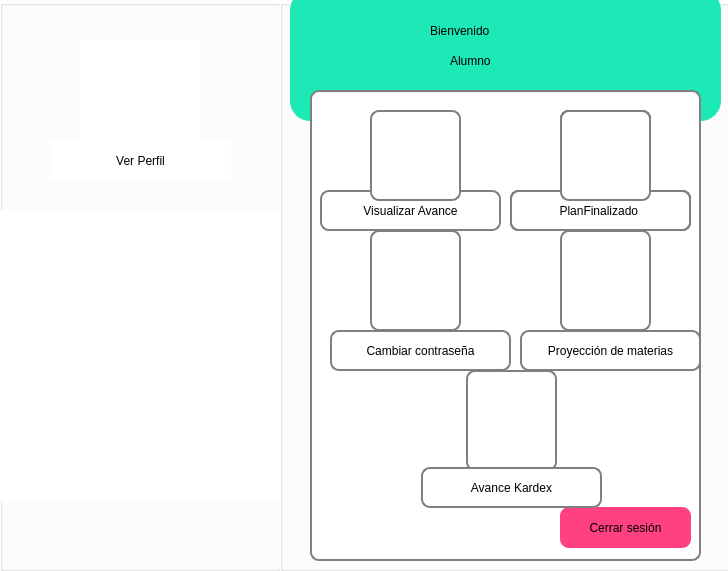
<?xml version="1.0" encoding="UTF-8"?>
<ui version="4.0">
 <class>alumno</class>
 <widget class="QDialog" name="alumno">
  <property name="geometry">
   <rect>
    <x>0</x>
    <y>0</y>
    <width>728</width>
    <height>571</height>
   </rect>
  </property>
  <property name="windowTitle">
   <string>Dialog</string>
  </property>
  <property name="windowIcon">
   <iconset resource="SRC.qrc">
    <normaloff>:/Images/1490820813-6_82408.png</normaloff>:/Images/1490820813-6_82408.png</iconset>
  </property>
  <property name="styleSheet">
   <string notr="true">background-color: rgb(255, 255, 255);</string>
  </property>
  <widget class="QGroupBox" name="groupBox">
   <property name="geometry">
    <rect>
     <x>0</x>
     <y>0</y>
     <width>281</width>
     <height>571</height>
    </rect>
   </property>
   <property name="title">
    <string/>
   </property>
   <widget class="QLabel" name="label">
    <property name="geometry">
     <rect>
      <x>0</x>
      <y>210</y>
      <width>281</width>
      <height>291</height>
     </rect>
    </property>
    <property name="text">
     <string/>
    </property>
    <property name="pixmap">
     <pixmap resource="SRC.qrc">:/Images/skill_102344.png</pixmap>
    </property>
    <property name="scaledContents">
     <bool>true</bool>
    </property>
   </widget>
   <widget class="QLabel" name="Foto">
    <property name="geometry">
     <rect>
      <x>80</x>
      <y>40</y>
      <width>121</width>
      <height>121</height>
     </rect>
    </property>
    <property name="text">
     <string/>
    </property>
    <property name="pixmap">
     <pixmap resource="SRC.qrc">:/Images/foldertealphoto_92861.png</pixmap>
    </property>
    <property name="scaledContents">
     <bool>true</bool>
    </property>
   </widget>
   <widget class="QPushButton" name="Cambiar_Foto">
    <property name="enabled">
     <bool>true</bool>
    </property>
    <property name="geometry">
     <rect>
      <x>80</x>
      <y>40</y>
      <width>111</width>
      <height>111</height>
     </rect>
    </property>
    <property name="styleSheet">
     <string notr="true">       background:transparent;
       border:none;
       outline:none;
</string>
    </property>
    <property name="text">
     <string/>
    </property>
   </widget>
   <widget class="QLabel" name="Ver_Perfil">
    <property name="geometry">
     <rect>
      <x>50</x>
      <y>140</y>
      <width>181</width>
      <height>41</height>
     </rect>
    </property>
    <property name="styleSheet">
     <string notr="true">font: 75 12pt &quot;Berlin Sans FB Demi&quot;;</string>
    </property>
    <property name="text">
     <string>Ver Perfil</string>
    </property>
    <property name="alignment">
     <set>Qt::AlignCenter</set>
    </property>
   </widget>
  </widget>
  <widget class="QGroupBox" name="groupBox_2">
   <property name="geometry">
    <rect>
     <x>280</x>
     <y>0</y>
     <width>451</width>
     <height>571</height>
    </rect>
   </property>
   <property name="title">
    <string/>
   </property>
   <widget class="QLabel" name="Alumno">
    <property name="geometry">
     <rect>
      <x>170</x>
      <y>40</y>
      <width>121</width>
      <height>41</height>
     </rect>
    </property>
    <property name="styleSheet">
     <string notr="true">font: 75 25pt &quot;Berlin Sans FB Demi&quot;;
background:transparent;

</string>
    </property>
    <property name="text">
     <string>Alumno</string>
    </property>
   </widget>
   <widget class="QLabel" name="label_5">
    <property name="geometry">
     <rect>
      <x>150</x>
      <y>10</y>
      <width>171</width>
      <height>41</height>
     </rect>
    </property>
    <property name="styleSheet">
     <string notr="true">font: 75 25pt &quot;Berlin Sans FB Demi&quot;;
background:transparent;

</string>
    </property>
    <property name="text">
     <string>Bienvenido </string>
    </property>
   </widget>
   <widget class="QLabel" name="label_3">
    <property name="geometry">
     <rect>
      <x>10</x>
      <y>0</y>
      <width>81</width>
      <height>71</height>
     </rect>
    </property>
    <property name="styleSheet">
     <string notr="true">background-color: transparent</string>
    </property>
    <property name="text">
     <string/>
    </property>
    <property name="pixmap">
     <pixmap resource="SRC.qrc">:/Images/pencils_120694.png</pixmap>
    </property>
    <property name="scaledContents">
     <bool>true</bool>
    </property>
   </widget>
   <widget class="QLabel" name="label_4">
    <property name="geometry">
     <rect>
      <x>360</x>
      <y>0</y>
      <width>81</width>
      <height>71</height>
     </rect>
    </property>
    <property name="styleSheet">
     <string notr="true">background-color: transparent</string>
    </property>
    <property name="text">
     <string/>
    </property>
    <property name="pixmap">
     <pixmap resource="SRC.qrc">:/Images/laptop-1_102326.png</pixmap>
    </property>
    <property name="scaledContents">
     <bool>true</bool>
    </property>
   </widget>
   <widget class="QGroupBox" name="groupBox_4">
    <property name="geometry">
     <rect>
      <x>30</x>
      <y>90</y>
      <width>391</width>
      <height>471</height>
     </rect>
    </property>
    <property name="styleSheet">
     <string notr="true">background-color: rgb(255, 255, 255);
  border: 2px solid gray;
    border-radius: 9px;
    margin-top: 0.5em;</string>
    </property>
    <property name="title">
     <string/>
    </property>
    <widget class="QLabel" name="Visualizar_Avance">
     <property name="geometry">
      <rect>
       <x>10</x>
       <y>100</y>
       <width>181</width>
       <height>41</height>
      </rect>
     </property>
     <property name="styleSheet">
      <string notr="true">font: 75 12pt &quot;Berlin Sans FB Demi&quot;;</string>
     </property>
     <property name="text">
      <string>Visualizar Avance</string>
     </property>
     <property name="alignment">
      <set>Qt::AlignCenter</set>
     </property>
    </widget>
    <widget class="QLabel" name="Marcar_Materias">
     <property name="geometry">
      <rect>
       <x>200</x>
       <y>100</y>
       <width>181</width>
       <height>41</height>
      </rect>
     </property>
     <property name="styleSheet">
      <string notr="true">font: 75 12pt &quot;Berlin Sans FB Demi&quot;;</string>
     </property>
     <property name="text">
      <string>Marcar Mat.Por Cursar</string>
     </property>
     <property name="alignment">
      <set>Qt::AlignCenter</set>
     </property>
    </widget>
    <widget class="QLabel" name="Cambiar_Contrasena">
     <property name="geometry">
      <rect>
       <x>20</x>
       <y>240</y>
       <width>181</width>
       <height>41</height>
      </rect>
     </property>
     <property name="styleSheet">
      <string notr="true">font: 75 12pt &quot;Berlin Sans FB Demi&quot;;</string>
     </property>
     <property name="text">
      <string>Cambiar contraseña</string>
     </property>
     <property name="alignment">
      <set>Qt::AlignCenter</set>
     </property>
    </widget>
    <widget class="QPushButton" name="Cerrar_Sesion">
     <property name="geometry">
      <rect>
       <x>250</x>
       <y>417</y>
       <width>131</width>
       <height>41</height>
      </rect>
     </property>
     <property name="mouseTracking">
      <bool>true</bool>
     </property>
     <property name="focusPolicy">
      <enum>Qt::ClickFocus</enum>
     </property>
     <property name="styleSheet">
      <string notr="true">background-color: #FF4081;
font: 14pt 75 &quot;Times New Roman&quot;;
border:none;
hover!pressed:border: 5px solid blue;
</string>
     </property>
     <property name="text">
      <string>Cerrar sesión</string>
     </property>
     <property name="flat">
      <bool>false</bool>
     </property>
    </widget>
    <widget class="QLabel" name="Avance">
     <property name="geometry">
      <rect>
       <x>60</x>
       <y>20</y>
       <width>91</width>
       <height>91</height>
      </rect>
     </property>
     <property name="text">
      <string/>
     </property>
     <property name="pixmap">
      <pixmap resource="SRC.qrc">:/Images/checklist_25365.png</pixmap>
     </property>
     <property name="scaledContents">
      <bool>true</bool>
     </property>
    </widget>
    <widget class="QLabel" name="Marcar">
     <property name="geometry">
      <rect>
       <x>250</x>
       <y>20</y>
       <width>91</width>
       <height>91</height>
      </rect>
     </property>
     <property name="text">
      <string/>
     </property>
     <property name="pixmap">
      <pixmap resource="SRC.qrc">:/Images/checklist_102320.png</pixmap>
     </property>
     <property name="scaledContents">
      <bool>true</bool>
     </property>
    </widget>
    <widget class="QLabel" name="Contrasena">
     <property name="geometry">
      <rect>
       <x>60</x>
       <y>140</y>
       <width>91</width>
       <height>101</height>
      </rect>
     </property>
     <property name="text">
      <string/>
     </property>
     <property name="pixmap">
      <pixmap resource="SRC.qrc">:/Images/door_internet_key_lock_password_safe_security_icon_127075.png</pixmap>
     </property>
     <property name="scaledContents">
      <bool>true</bool>
     </property>
    </widget>
    <widget class="QPushButton" name="Cambio_al">
     <property name="geometry">
      <rect>
       <x>60</x>
       <y>150</y>
       <width>91</width>
       <height>81</height>
      </rect>
     </property>
     <property name="styleSheet">
      <string notr="true">
       background:transparent;
       border:none;
       outline:none;
</string>
     </property>
     <property name="text">
      <string/>
     </property>
    </widget>
    <widget class="QPushButton" name="Cambio_al_2">
     <property name="geometry">
      <rect>
       <x>250</x>
       <y>30</y>
       <width>91</width>
       <height>81</height>
      </rect>
     </property>
     <property name="styleSheet">
      <string notr="true">
       background:transparent;
       border:none;
       outline:none;
</string>
     </property>
     <property name="text">
      <string/>
     </property>
    </widget>
    <widget class="QPushButton" name="Cambio_al_3">
     <property name="geometry">
      <rect>
       <x>60</x>
       <y>30</y>
       <width>91</width>
       <height>81</height>
      </rect>
     </property>
     <property name="styleSheet">
      <string notr="true">
       background:transparent;
       border:none;
       outline:none;
</string>
     </property>
     <property name="text">
      <string/>
     </property>
    </widget>
    <widget class="QLabel" name="Marcar_2">
     <property name="geometry">
      <rect>
       <x>250</x>
       <y>20</y>
       <width>91</width>
       <height>91</height>
      </rect>
     </property>
     <property name="text">
      <string/>
     </property>
     <property name="pixmap">
      <pixmap resource="SRC.qrc">:/Images/checklist_102320.png</pixmap>
     </property>
     <property name="scaledContents">
      <bool>true</bool>
     </property>
    </widget>
    <widget class="QLabel" name="Marcar_Materias_2">
     <property name="geometry">
      <rect>
       <x>200</x>
       <y>100</y>
       <width>181</width>
       <height>41</height>
      </rect>
     </property>
     <property name="styleSheet">
      <string notr="true">font: 75 12pt &quot;Berlin Sans FB Demi&quot;;</string>
     </property>
     <property name="text">
      <string>Marcar Mat.Aprobadas</string>
     </property>
     <property name="alignment">
      <set>Qt::AlignCenter</set>
     </property>
    </widget>
    <widget class="QLabel" name="Marcar_3">
     <property name="geometry">
      <rect>
       <x>250</x>
       <y>20</y>
       <width>91</width>
       <height>91</height>
      </rect>
     </property>
     <property name="text">
      <string/>
     </property>
     <property name="pixmap">
      <pixmap resource="SRC.qrc">:/Images/checklist_102320.png</pixmap>
     </property>
     <property name="scaledContents">
      <bool>true</bool>
     </property>
    </widget>
    <widget class="QLabel" name="Marcar_Materias_3">
     <property name="geometry">
      <rect>
       <x>200</x>
       <y>100</y>
       <width>181</width>
       <height>41</height>
      </rect>
     </property>
     <property name="styleSheet">
      <string notr="true">font: 75 12pt &quot;Berlin Sans FB Demi&quot;;</string>
     </property>
     <property name="text">
      <string>Marcar Mat.Cursando</string>
     </property>
     <property name="alignment">
      <set>Qt::AlignCenter</set>
     </property>
    </widget>
    <widget class="QPushButton" name="Cambio_al_4">
     <property name="geometry">
      <rect>
       <x>250</x>
       <y>30</y>
       <width>91</width>
       <height>81</height>
      </rect>
     </property>
     <property name="styleSheet">
      <string notr="true">
       background:transparent;
       border:none;
       outline:none;
</string>
     </property>
     <property name="text">
      <string/>
     </property>
    </widget>
    <widget class="QPushButton" name="Cambio_al_5">
     <property name="enabled">
      <bool>true</bool>
     </property>
     <property name="geometry">
      <rect>
       <x>250</x>
       <y>30</y>
       <width>91</width>
       <height>81</height>
      </rect>
     </property>
     <property name="styleSheet">
      <string notr="true">
       background:transparent;
       border:none;
       outline:none;
</string>
     </property>
     <property name="text">
      <string/>
     </property>
    </widget>
    <widget class="QLabel" name="Avance_2">
     <property name="geometry">
      <rect>
       <x>250</x>
       <y>140</y>
       <width>91</width>
       <height>101</height>
      </rect>
     </property>
     <property name="text">
      <string/>
     </property>
     <property name="pixmap">
      <pixmap resource="SRC.qrc">:/Images/checklist_25365.png</pixmap>
     </property>
     <property name="scaledContents">
      <bool>true</bool>
     </property>
    </widget>
    <widget class="QLabel" name="Visualizar_Avance_2">
     <property name="geometry">
      <rect>
       <x>210</x>
       <y>240</y>
       <width>181</width>
       <height>41</height>
      </rect>
     </property>
     <property name="styleSheet">
      <string notr="true">font: 75 12pt &quot;Berlin Sans FB Demi&quot;;</string>
     </property>
     <property name="text">
      <string>Proyección de materias</string>
     </property>
     <property name="alignment">
      <set>Qt::AlignCenter</set>
     </property>
    </widget>
    <widget class="QPushButton" name="Cambio_al_6">
     <property name="geometry">
      <rect>
       <x>252</x>
       <y>148</y>
       <width>91</width>
       <height>81</height>
      </rect>
     </property>
     <property name="styleSheet">
      <string notr="true">
       background:transparent;
       border:none;
       outline:none;
</string>
     </property>
     <property name="text">
      <string/>
     </property>
    </widget>
    <widget class="QLabel" name="Contrasena_2">
     <property name="geometry">
      <rect>
       <x>156</x>
       <y>280</y>
       <width>91</width>
       <height>101</height>
      </rect>
     </property>
     <property name="text">
      <string/>
     </property>
     <property name="pixmap">
      <pixmap resource="SRC.qrc">:/Images/cv_102350.png</pixmap>
     </property>
     <property name="scaledContents">
      <bool>true</bool>
     </property>
    </widget>
    <widget class="QLabel" name="Visualizar_Avance_3">
     <property name="geometry">
      <rect>
       <x>111</x>
       <y>377</y>
       <width>181</width>
       <height>41</height>
      </rect>
     </property>
     <property name="styleSheet">
      <string notr="true">font: 75 12pt &quot;Berlin Sans FB Demi&quot;;</string>
     </property>
     <property name="text">
      <string>Avance Kardex</string>
     </property>
     <property name="alignment">
      <set>Qt::AlignCenter</set>
     </property>
    </widget>
    <widget class="QPushButton" name="Cambio_al_7">
     <property name="geometry">
      <rect>
       <x>156</x>
       <y>293</y>
       <width>91</width>
       <height>81</height>
      </rect>
     </property>
     <property name="styleSheet">
      <string notr="true">
       background:transparent;
       border:none;
       outline:none;
</string>
     </property>
     <property name="text">
      <string/>
     </property>
    </widget>
    <widget class="QLabel" name="enproceso">
     <property name="geometry">
      <rect>
       <x>250</x>
       <y>20</y>
       <width>91</width>
       <height>91</height>
      </rect>
     </property>
     <property name="text">
      <string/>
     </property>
     <property name="pixmap">
      <pixmap resource="SRC.qrc">:/Images/bolt_23731.png</pixmap>
     </property>
     <property name="scaledContents">
      <bool>true</bool>
     </property>
    </widget>
    <widget class="QLabel" name="enprocesotext">
     <property name="geometry">
      <rect>
       <x>200</x>
       <y>100</y>
       <width>181</width>
       <height>41</height>
      </rect>
     </property>
     <property name="styleSheet">
      <string notr="true">font: 75 12pt &quot;Berlin Sans FB Demi&quot;;</string>
     </property>
     <property name="text">
      <string>En Proceso</string>
     </property>
     <property name="alignment">
      <set>Qt::AlignCenter</set>
     </property>
    </widget>
    <widget class="QLabel" name="terminadotext">
     <property name="geometry">
      <rect>
       <x>200</x>
       <y>100</y>
       <width>181</width>
       <height>41</height>
      </rect>
     </property>
     <property name="styleSheet">
      <string notr="true">font: 75 12pt &quot;Berlin Sans FB Demi&quot;;</string>
     </property>
     <property name="text">
      <string>PlanFinalizado </string>
     </property>
     <property name="alignment">
      <set>Qt::AlignCenter</set>
     </property>
    </widget>
    <widget class="QLabel" name="terminado">
     <property name="geometry">
      <rect>
       <x>250</x>
       <y>20</y>
       <width>91</width>
       <height>91</height>
      </rect>
     </property>
     <property name="text">
      <string/>
     </property>
     <property name="pixmap">
      <pixmap resource="SRC.qrc">:/Images/estrella.png</pixmap>
     </property>
     <property name="scaledContents">
      <bool>true</bool>
     </property>
    </widget>
   </widget>
   <widget class="QLabel" name="label_2">
    <property name="geometry">
     <rect>
      <x>10</x>
      <y>-10</y>
      <width>431</width>
      <height>131</height>
     </rect>
    </property>
    <property name="styleSheet">
     <string notr="true">background-color: #1DE9B6;  
border: 1px solid #1DE9B6;
    border-radius: 20px;
    margin-top: 0.5em;</string>
    </property>
    <property name="text">
     <string/>
    </property>
   </widget>
   <zorder>label_2</zorder>
   <zorder>Alumno</zorder>
   <zorder>label_5</zorder>
   <zorder>label_3</zorder>
   <zorder>label_4</zorder>
   <zorder>groupBox_4</zorder>
  </widget>
 </widget>
 <resources>
  <include location="SRC.qrc"/>
 </resources>
 <connections/>
</ui>
